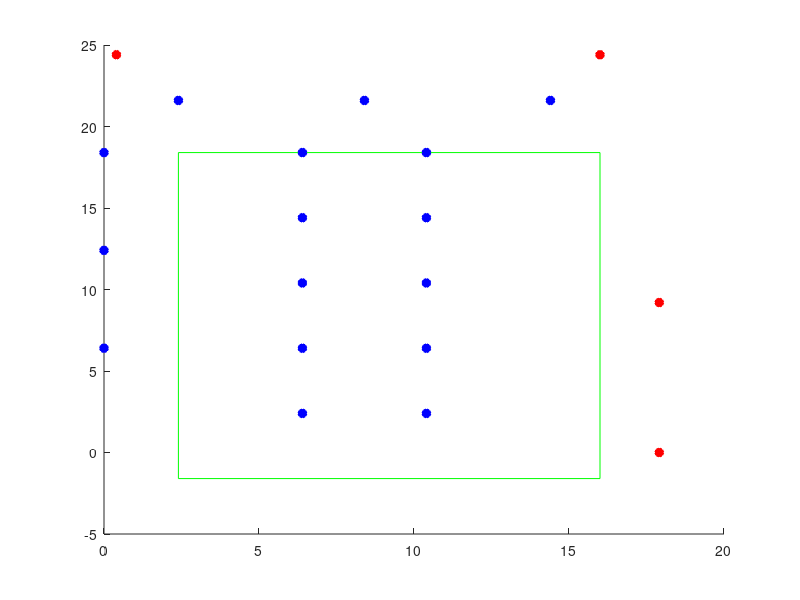

The MATLAB script that drew this image: (Note: this script raises an error after producing the figure.)
close all
clc
clear

%% Points
tile_size = 0.4; % In meters

labels = [111:126];

points_x = [10, 10, 10, 10, 10, 20, 20, 20, 20, 20, 0, 15, 30, -6, -6, -6];
points_y = [0, -10, -20, -30, -40, 0, -10, -20, -30, -40, 8, 8, 8, 0, -15, -30];

% AP_labels = [43:46];
AP_labels_LF = [4, 6, 7, 10];
AP_labels_HF = [43, 44, 45, 46];

RX_x = [39, 34, -5, 39];
RX_y = [-46, 15, 15, -23];

% We convert everything to meters
points_x = points_x * tile_size;
points_y = points_y * tile_size;

RX_x = RX_x * tile_size;
RX_y = RX_y * tile_size;

% Aps 43 and 46 are 9 cm off on the X axis, fix that
RX_x(1) = RX_x(1) - 0.09;
RX_x(4) = RX_x(4) - 0.09;

% Move everything so that (0, 0) is bottom left
y_offset = abs(RX_y(1));
x_offset = abs(points_x(16));
RX_y = RX_y + y_offset;
RX_x = RX_x + x_offset;

points_x = points_x + x_offset;
points_y = points_y + y_offset;
%% Generate the map

figure,

% Grass
rectangle('Position', [0 + x_offset -50*tile_size+y_offset 34*tile_size 50*tile_size], 'EdgeColor','g');
hold on

p_points = plot(points_x,points_y, "b*", "LineWidth", 4);
p_routers = plot(RX_x,RX_y, "r*", "LineWidth", 4);

text(RX_x + 0.1, RX_y + 0.1, strcat(string(AP_labels_LF), "/", string(AP_labels_HF)));

p_points = plot(points_x,points_y, "b*", "LineWidth", 4);
text(points_x + 0.1, points_y + 0.1, string(labels));

% take the distances between APs to points
distances_RX = sqrt((points_x' - RX_x).^2 + (points_y' - RX_y).^2);

% take the angles between APs to points
diff_RX_x = points_x' - RX_x;
diff_RX_y = points_y' - RX_y;

points_complex = diff_RX_x + 1i*diff_RX_y;

angles_RX = angle(points_complex);
angles_RX(angles_RX < 0) = angles_RX(angles_RX < 0) + 2*pi;
angles_RX = rad2deg(angles_RX);

% move 90 to 0
angles_RX = angles_RX - 90;

% apply the rotation
rotation = [-45 -135 -225 -90]

angles_without_rotations = angles_RX;

angles_RX = angles_RX + rotation;
angles_RX = angles_RX(:, [1, 2, 3, 4]);
distances_RX = distances_RX(:, [1, 2, 3, 4]);

% Point labels
point_labels = 111:126;

mkdir("../../mat_files")
mkdir("../../mat_files/outdoor_map")

save("../../mat_files/outdoor_map/points_coordinates", "points_x", "points_y", "point_labels")
save("../../mat_files/outdoor_map/RX_coordinates", "RX_x","RX_y")
save("../../mat_files/outdoor_map/data_distance_angle_true", "angles_RX", "distances_RX", "AP_labels_LF", "AP_labels_HF")

%% 
% Calculate the optimal rotation for HF
rotations = sort([0, 45, 270, 315, 90, 135, 180, 225]);

% We map it from [-90, 90] to [0, 360], we multiply by -1
% so it is from the POV of the point
outdoor_true_angles_360 = mod(-1*angles_without_rotations, 360);

% Since the routers are pointing down we need to rotate the angles
outdoor_true_angles_360 = mod(360-outdoor_true_angles_360, 360);

% Now we need to round to the closest multiple of 45
outdoor_true_angles_360 = round(outdoor_true_angles_360 / 45) * 45;

% And 360 is equal to 0
outdoor_true_angles_360(outdoor_true_angles_360==360) = 0;

% Convert the angles to indexes in the matrix
for ii=1:numel(outdoor_true_angles_360)
   
    outdoor_true_angles_360(ii) = find(rotations==outdoor_true_angles_360(ii));
end

optimal_rotation_index = outdoor_true_angles_360;